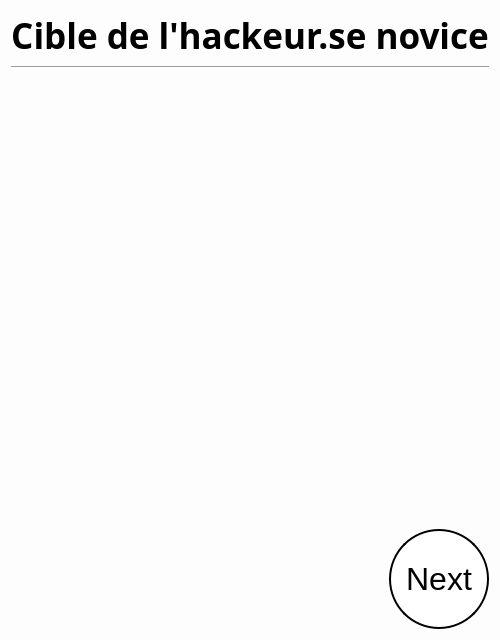
<?xml version="1.0" encoding="UTF-8"?>
<ui version="4.0">
 <class>NoviceHackerTarget</class>
 <widget class="QWidget" name="NoviceHackerTarget">
  <property name="geometry">
   <rect>
    <x>0</x>
    <y>0</y>
    <width>480</width>
    <height>640</height>
   </rect>
  </property>
  <property name="windowTitle">
   <string>Form</string>
  </property>
  <property name="styleSheet">
   <string notr="true">#NoviceHackerTarget {
    background-color: rgb(253, 253, 253);
    }

QPushButton  {
    border: 2px solid black;
    background-color: white;
    padding: 10px 10px;
    font-size: 32px;
    border-radius: 50px;
}</string>
  </property>
  <layout class="QGridLayout" name="gridLayout">
   <item row="0" column="0">
    <layout class="QVBoxLayout" name="verticalLayout_2">
     <item alignment="Qt::AlignHCenter">
      <widget class="QLabel" name="label">
       <property name="sizePolicy">
        <sizepolicy hsizetype="Fixed" vsizetype="Fixed">
         <horstretch>0</horstretch>
         <verstretch>0</verstretch>
        </sizepolicy>
       </property>
       <property name="font">
        <font>
         <family>Yu Gothic UI Semibold</family>
         <pointsize>26</pointsize>
         <weight>75</weight>
         <bold>true</bold>
        </font>
       </property>
       <property name="text">
        <string>Cible de l'hackeur.se novice</string>
       </property>
       <property name="alignment">
        <set>Qt::AlignCenter</set>
       </property>
      </widget>
     </item>
     <item>
      <layout class="QVBoxLayout" name="verticalLayout">
       <item>
        <widget class="Line" name="line">
         <property name="font">
          <font>
           <family>Yu Gothic UI Semilight</family>
           <pointsize>18</pointsize>
          </font>
         </property>
         <property name="orientation">
          <enum>Qt::Horizontal</enum>
         </property>
        </widget>
       </item>
       <item>
        <spacer name="verticalSpacer">
         <property name="orientation">
          <enum>Qt::Vertical</enum>
         </property>
         <property name="sizeHint" stdset="0">
          <size>
           <width>20</width>
           <height>40</height>
          </size>
         </property>
        </spacer>
       </item>
       <item alignment="Qt::AlignRight">
        <widget class="QPushButton" name="nextButton">
         <property name="sizePolicy">
          <sizepolicy hsizetype="Fixed" vsizetype="Fixed">
           <horstretch>0</horstretch>
           <verstretch>0</verstretch>
          </sizepolicy>
         </property>
         <property name="minimumSize">
          <size>
           <width>100</width>
           <height>100</height>
          </size>
         </property>
         <property name="text">
          <string>Next</string>
         </property>
        </widget>
       </item>
      </layout>
     </item>
    </layout>
   </item>
  </layout>
 </widget>
 <resources/>
 <connections/>
</ui>
